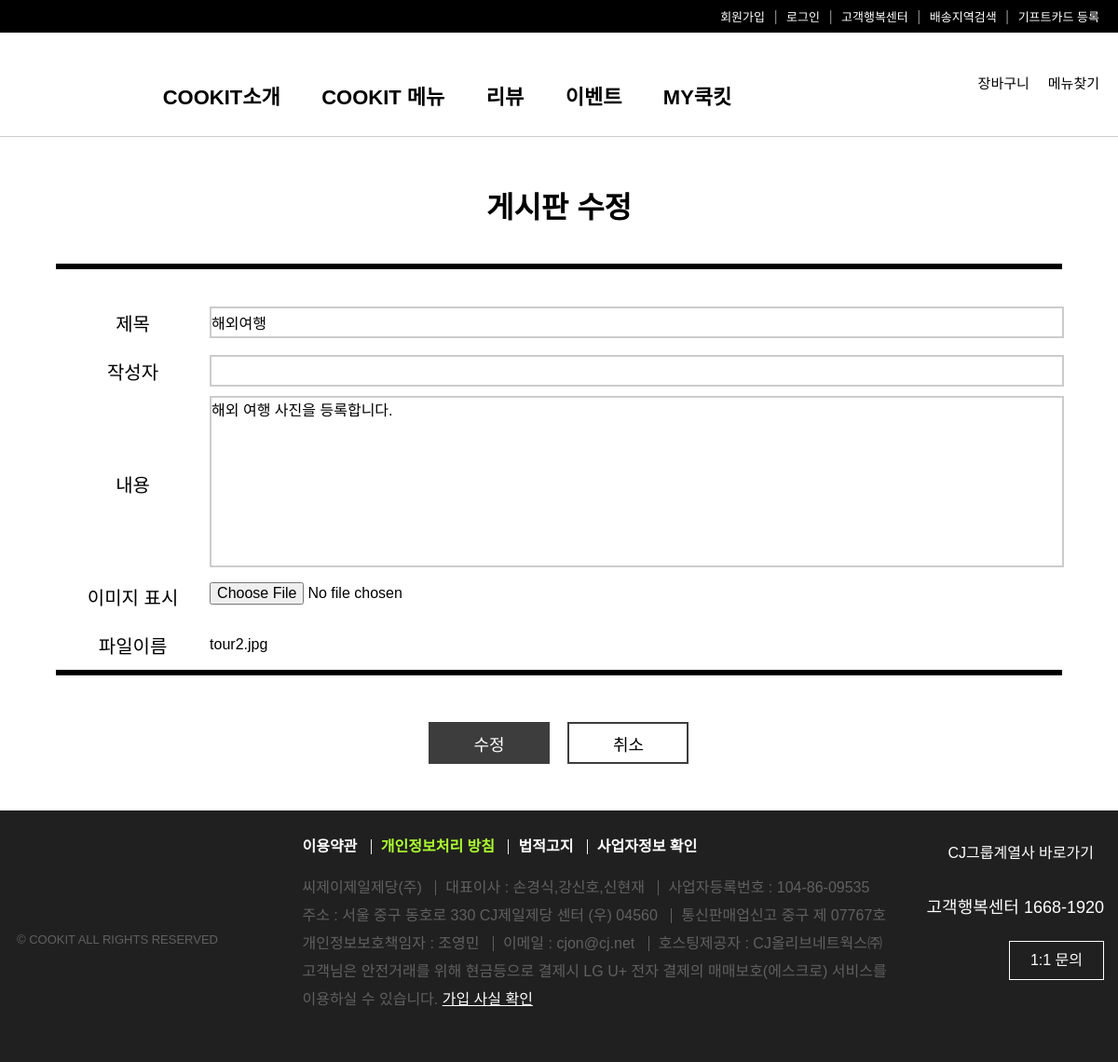
Before: /freeBoard/1/1/1/28/fboardUpdate with the older database file.
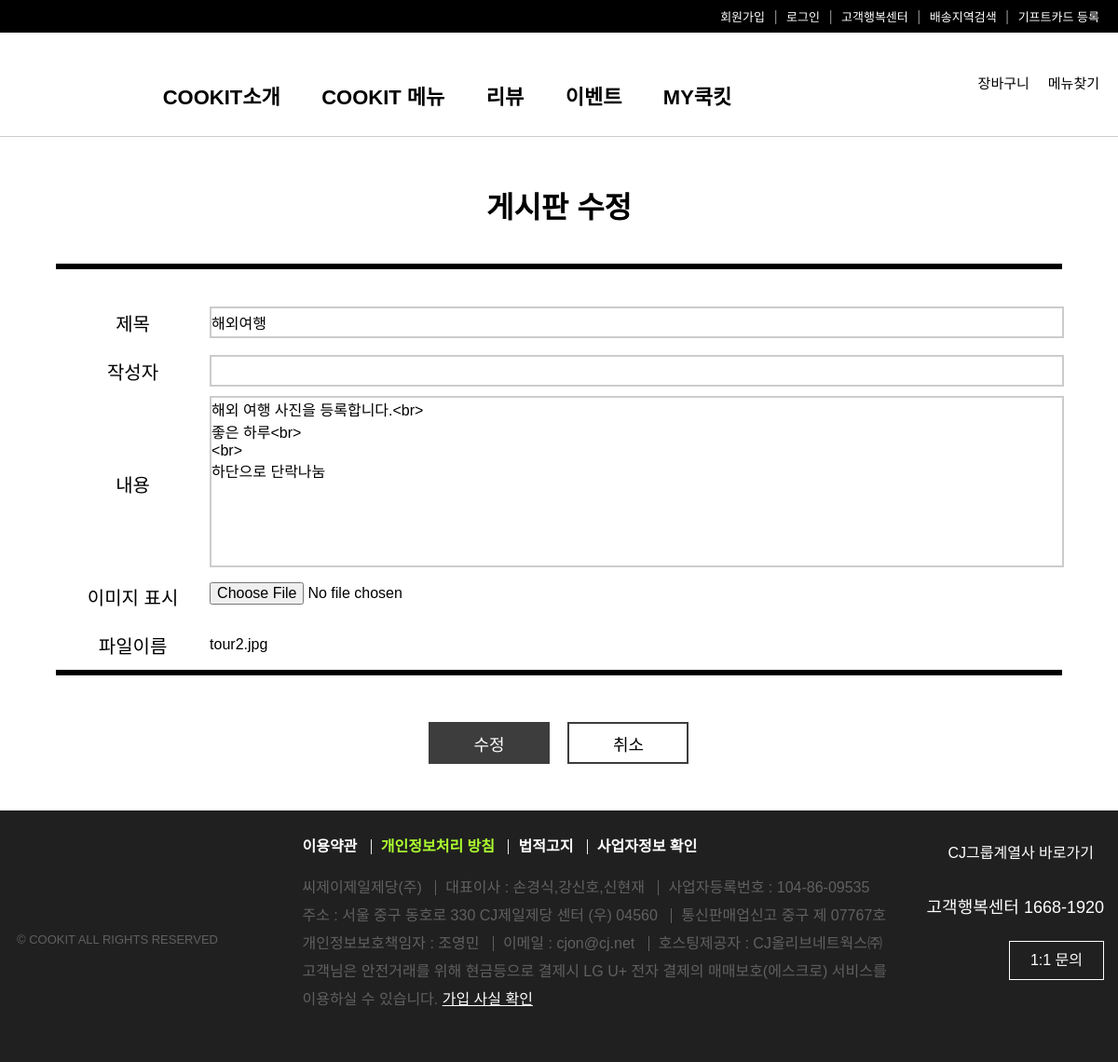
After: the same page with the newer database file.
### freeBoard/models.py (models this page shows, shortened)
class Fboard(models.Model):
    b_no = models.AutoField(primary_key=True)
    member = models.ForeignKey(Member,on_delete=models.DO_NOTHING,null=True)
    b_title = models.CharField(max_length=1000)
    b_content = models.TextField()
    b_date = models.DateTimeField(default=datetime.now(),blank=True)
    b_group = models.IntegerField(default=0)
    b_step = models.IntegerField(default=0)
    b_indent = models.IntegerField(default=0)
    b_hit = models.IntegerField(default=1)
    b_file = models.ImageField(blank=True)

### freeBoard/views.py (the view, shortened to what this page needs)
# urls.py: path('<int:nowpage>/<str:category>/<str:sword>/<str:b_no>/fboardUpdate',views.fboardUpdate,name="fboardUpdate"),
def fboardUpdate(request,nowpage,category,sword,b_no):
    if request.method=='GET':
        qs = Fboard.objects.get(b_no=b_no)
        context = {"fboard":qs,"nowpage":nowpage,"category":category,"sword":sword}
        print("views :",b_no)
        return render(request,'fboardUpdate.html',context)

### freeBoard/templates/fboardUpdate.html (shortened to what this page needs)
{% load static %}
<!DOCTYPE html>
<html lang="ko">
<head>
  <link rel="stylesheet" href="{% static 'css/style.css' %}">
  <link rel="stylesheet" href="{% static 'css/write.css' %}">
</head>
<body>
  <header>
    <ul>
      <li>회원가입</li> <span>|</span>
      <li>로그인</li> <span>|</span>
      <li>고객행복센터</li> <span>|</span>
      <li>배송지역검색</li> <span>|</span>
      <li>기프트카드 등록</li>
    </ul>
  </header>
  <nav>
    <div class="logo"></div>
    <div id="search">
      <div class="search"></div><br>
      <span>메뉴찾기</span>
    </div>
    <div id="cart">
      <div class="cart"></div><br>
      <span>장바구니</span>
    </div>
    <div class="nav-menu">
      <ul>
        <li>COOKIT소개</li>
        <li>COOKIT 메뉴</li>
        <li>리뷰</li>
        <li>이벤트</li>
        <li>MY쿡킷</li>
      </ul>
    </div>
  </nav>
  <section>
    <h1>게시판 수정</h1>
    <hr>
    <form action="{% url 'freeBoard:fboardUpdate' nowpage category sword fboard.b_no %}" name="write" method="post" enctype="multipart/form-data">
      <table>
        <colgroup>
          <col width="15%">
          <col width="85%">
        </colgroup>
        <tr>
          <th>제목</th>
          <td>
            <input type="text" name="title" id="title" value={{fboard.b_title}}>
          </td>
        </tr>
        <tr>
          <th>작성자</th>
          <td>
            <input type="text" name="id" value="{{request.session.session_id }}" readonly >
          </td>
        </tr>
        <tr>
          <th>내용</th>
          <td>
            <textarea name="content" cols="50" rows="10">{{fboard.b_content}}</textarea>
          </td>
        </tr>
        <tr>
          <th>이미지 표시</th>
          <td>
            <input type="file" name="file" id="file">
          </td>
        </tr>
        <tr>
          <th>파일이름</th>
          {% if fboard.b_file %}
            <td>{{fboard.b_file}}</td>
          {% else %}
            <td>데이터 없음</td>
          {% endif %}
        </tr>
      </table>
      <hr>
      <div class="button-wrapper">
        <button type="button" onclick="updateBtn()" class="write">수정</button>
        <button type="button" onclick="cancelBtn()" class="cancel">취소</button>
      </div>
    </form>
  </section>
  <footer>
    <div class="wrapper">
      <div class="footer-left">
        <div class="footer-logo"></div>
        <div class="copyright">© COOKIT ALL RIGHTS RESERVED</div>
      </div>
      <div class="footer-center">
        <ul class="footer-nav">
          <li class="first-list">이용약관</li>
          <li class="green">개인정보처리 방침</li>
          <li>법적고지</li>
          <li>사업자정보 확인</li>
        </ul>
        <ul class="footer-info">
          <li class="first-list">씨제이제일제당(주)</li>
          <li>대표이사 : 손경식,강신호,신현재</li>
          <li>사업자등록번호 : 104-86-09535</li>
          <li class="first-list">주소 : 서울 중구 동호로 330 CJ제일제당 센터 (우) 04560</li>
          <li>통신판매업신고 중구 제 07767호</li>
          <li class="first-list">개인정보보호책임자 : 조영민</li>
          <li>이메일 : cjon@cj.net</li>
          <li>호스팅제공자 : CJ올리브네트웍스㈜</li>
        </ul>
        <div id="check">고객님은 안전거래를 위해 현금등으로 결제시 LG U+ 전자 결제의 매매보호(에스크로) 서비스를 이용하실 수 있습니다. <span class="check">가입 사실 확인</span></div>
      </div>
      <div class="footer-right">
        <div id="shortcut">
          <span>CJ그룹계열사 바로가기</span>
          <div class="shortcut"></div>
        </div>
        <div class="call">고객행복센터 1668-1920</div>
        <div class="inquery">1:1 문의</div>
      </div>
    </div>
  </footer>
</body>
</html>

Changed rows visible on the page:
changed Fboard "tour2.jpg": title (not shown) → "해외여행"; content "해외 여행 사진을 등록합니다." → "해외 여행 사진을 등록합니다.<br> 좋은 하루<br> <br> 하단으로 단락나눔"
Other visible differences:
form field title: "해외여행" → (not shown)
